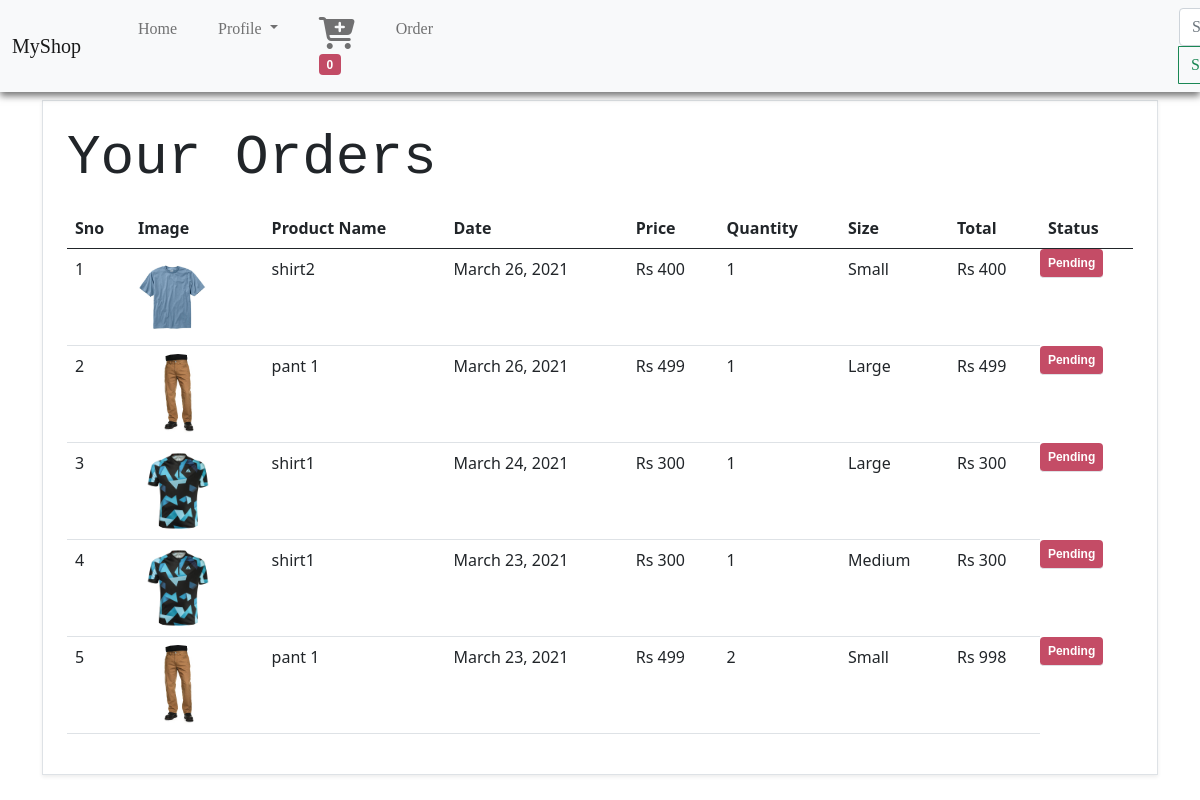
/orders (signed in), run on the app's committed database.
### store/models/oreders.py (models this page shows, shortened)
class Order(models.Model):
    product = models.ForeignKey(Product,on_delete=models.CASCADE)
    productName = models.CharField(max_length=50,default='')
    customer =models.ForeignKey(Customer,on_delete=models.CASCADE)
    quantity = models.IntegerField(default=1)
    price = models.IntegerField()
    phone = models.CharField(max_length=50, default='', blank=True)
    address = models.CharField(max_length=50, default='', blank=True)
    size = models.CharField( max_length=10)
    date = models.DateField(default=datetime.datetime.today)
    status = models.BooleanField(default=False)
    @staticmethod
    def get_order_by_customer(customer_id):
        return  Order.objects.filter(customer=customer_id).order_by('-date')

### store/models/product.py (models this page shows)
class Product(models.Model):
    name = models.CharField(max_length=50)
    price = models.IntegerField(default=0)
    small = models.BooleanField(default= False)
    large = models.BooleanField(default=False)
    small = models.BooleanField(default=False)
    medium = models.BooleanField(default=False)
    large = models.BooleanField(default=False)
    Xlarge = models.BooleanField(default=False)
    category = models.ForeignKey(Category, on_delete=models.CASCADE, default=1)
    description = models.CharField(max_length=200, default='',null= True, blank=True)
    image = models.ImageField(upload_to='uploads/products/')\
    @staticmethod
    def get_all_products():
        return  Product.objects.all()
    @staticmethod
    def get_all_products_by_id(id):
        return Product.objects.filter(id__in = id)
    @staticmethod
    def get_all_products_by_category( category_id):
        if category_id:
            return Product.objects.filter(category = category_id)
        else:
            return Product.objects.all()

### store/middlewares/auth.py (the view)
    def middleware(request):
        if not request.session.get('customer_email'):
            return redirect('login')
        response = get_response(request)
        return response

### store/models/customer.py (called while the page is built)
    @staticmethod
    def get_customer_by_mail(email):
        if Customer.objects.get(email=email):
            return Customer.objects.get(email=email)
        else:
            return False

### store/templatetags/Custom.py (called while the page is built)
@register.filter(name = 'Currency')  #providing quantity to index page
def Currency(number):
    return "Rs "+str(number)

@register.filter(name = 'Total_Order')  #providing quantity to index page
def Total_Order(number1,number2):
    return number1*number2

### store/views/orders.py (called while the page is built)
    def get(self, request):
        customer = request.session.get('customer_email')
        mail = request.session.get('customer_email')
        if mail:
            currentCustomer = Customer.get_customer_by_mail(mail)
        order = Order.get_order_by_customer(currentCustomer.id)
        return  render(request,'orders.html',{'orders':order})

### store/templates/orders.html
{% extends 'base.html' %}
{% block content %}
{% load cart %}
{% load Custom %}
<div class="container" style="margin-top: 100px;" >
    <div class="border shadow-sm p-4 m-6">
        <p class="pl-4 display-4 ml-4" style="font-family: monospace;"> Your Orders</p>
        <table class="table">
            <thead>
                <tr>
                    <th>Sno</th>
                    <th>Image</th>
                    <th>Product Name</th>
                    <th>Date</th>
                    <th>Price</th>
                    <th>Quantity</th>
                    <th>Size</th>
                    <th>Total</th>
                    <th>Status</th>
                </tr>
            </thead>
            <tbody>
                {% for order in orders %}
                <tr>
                    <td>{{forloop.counter}}</td>
                    <td><img class="rounded-circle" style="height: 80px;" src={{order.product.image.url}} alt=""></td>
                    <td>{{order.product.name}}</td>
                    <td>{{order.date}}</td>
                    <td>{{order.price|Currency}}</td>
                    <td>{{order.quantity}}</td>
                    <td>{{order.size}}</td>
                    <td>{{order.quantity| Total_Order:order.price|Currency}}</td>
                    {% if order.status %}
                    <td class="badge"
                    style="font-family: Arial, Helvetica, sans-serif; background-color: rgba(60, 189, 60, 0.753);">Completed</td>
                    {%else%}
                    <td class="badge"
                    style="font-family: Arial, Helvetica, sans-serif; background-color: rgba(173, 6, 42, 0.719);">Pending</td>
                    {% endif %}
                </tr>
                {% endfor %}
            </tbody>
        </table>
    </div>
</div>
{% endblock %}

### static/styles.css (style rules this page uses)
body { font-family:'Segoe UI', Tahoma, Geneva, Verdana, sans-serif; }

### data on the page
Order: product.image (picture), product.name "shirt2", date "March 26, 2021", price|Currency "Rs 400", quantity "1", size "Small", quantity|Total_Order "Rs 400", status "Pending"
Order: product.image (picture), product.name "pant 1", date "March 26, 2021", price|Currency "Rs 499", quantity "1", size "Large", quantity|Total_Order "Rs 499", status "Pending"
Order: product.image (picture), product.name "shirt1", date "March 24, 2021", price|Currency "Rs 300", quantity "1", size "Large", quantity|Total_Order "Rs 300", status "Pending"
Order: product.image (picture), product.name "shirt1", date "March 23, 2021", price|Currency "Rs 300", quantity "1", size "Medium", quantity|Total_Order "Rs 300", status "Pending"
Order: product.image (picture), product.name "pant 1", date "March 23, 2021", price|Currency "Rs 499", quantity "2", size "Small", quantity|Total_Order "Rs 998", status "Pending"

### other printed values
{{ request.session.cart.keys|length }} "0"
